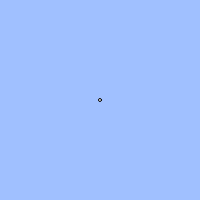
Frame 1 (no input)
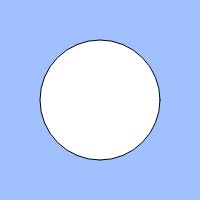
Frame 60 (no input)
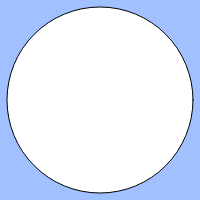
Frame 120 (the mouse pressed at the canvas centre since frame 60)

The p5.js sketch that drew these frames (run headless with seeded random() and noise() and a simulated clock; from frame 60 on, the mouse is pressed at the canvas centre):

// p5.js sketch
// ── sketch.js
// 練習問題「心臓の鼓動のように大きくなったり小さくなったりする円」
let count;
let cycle;
let size;

function setup(){
  createCanvas(200, 200);
  count = 0;
  cycle = 7;
  size = 0;
  //frameRate(10)
  
}

function draw(){
  background(160, 192, 255);
  count = (count + 1) % cycle;
  console.log(count);
  // BLANK[1]
  size += 3*count;
  if(size < 0,size > width){size = -1*size}
  if(keyIsDown(UP_ARROW)){size += 6*count}
  
  
  //else if(-1*size < 100){count = -1*count}
  ellipse(width / 2, height / 2, size);
}
